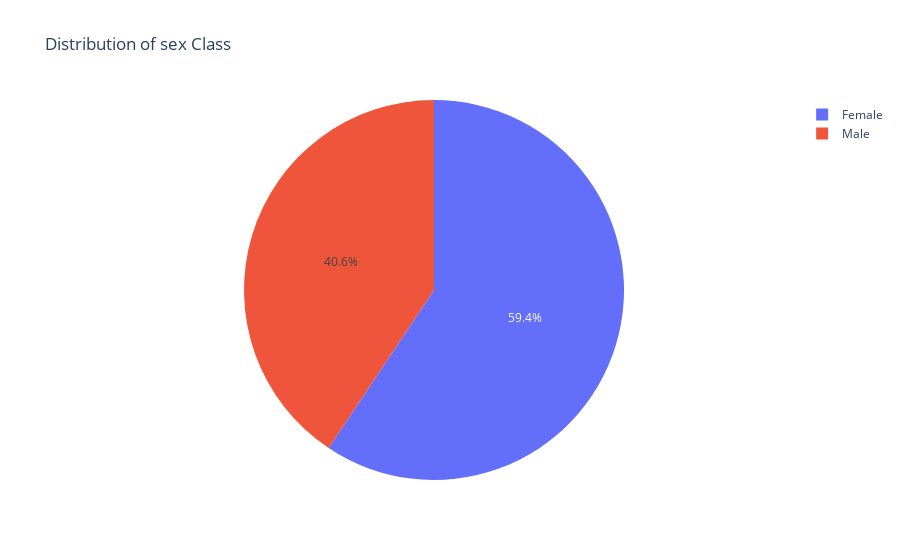

Here is the notebook cell this chart was saved with:
### Code cell
sex_labels = {'M': 'Male', "F": 'Female'}
df_vis['sex_label'] = df_vis['sex'].map(sex_labels)

class_distribution = df_vis['sex_label'].value_counts()

# Create a pie chart using Plotly Express
fig = px.pie(names=class_distribution.index, values=class_distribution.values,
             title='Distribution of sex Class')

# Display the pie chart
#ig.show()

### Figure 1 — Plotly figure (JSON) as saved in the notebook; plotly's stock layout.template omitted (floating-point values rounded to 4 significant figures)
{"data": [{"domain": {"x": [0, 1], "y": [0, 1]}, "hovertemplate": "label=%{label}<br>value=%{value}<extra></extra>", "labels": ["Female", "Male"], "legendgroup": "", "name": "", "showlegend": true, "type": "pie", "values": [276, 189]}], "layout": {"legend": {"tracegroupgap": 0}, "title": {"text": "Distribution of sex Class"}}}
